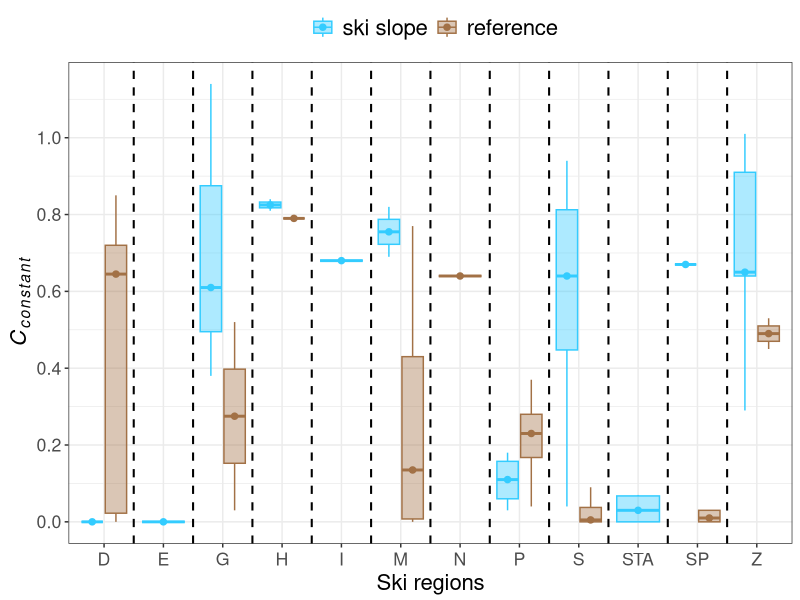

This chart was generated by the following R code:
library("tidyverse")
library("patchwork")

all_dat<- read.csv("dat/raw/all_data.csv",
                   header = T,
                   sep = ",",
                   dec = ".",
                   stringsAsFactors=FALSE) |>
  mutate(toponym = recode_factor(
    project_area,
    "Dobratsch" = "D",
    "Ehrwald" = "E",
    "Golm" = "G",
    "Hauser Kaibling" = "H",
    "Ischgl" = "I",
    "Meran2000" = "M",
    "Nassfeld" = "N",
    "Patscherkofel" = "P",
    "Schladming" = "S",
    "Sankt Anton" = "STA",
    "See in Paznaun" = "SP",
    "Wartschenbach" = "Z"
  ), ski_slope=recode_factor(ski_slope,"yes"="A","no"="B"))

####################################
# Individual boxplots for for ski and none-ski slopes of each ski region
####################################
allplots <- all_dat |>
  select("toponym", "ski_slope", "psi_intervall") 


p1 <- ggplot(allplots, aes(x=toponym, y=psi_intervall,color=as.factor(ski_slope),fill=as.factor(ski_slope)))+
  geom_boxplot(alpha=0.4,outlier.shape=NA,width=0.8)+
  stat_summary(aes(group=as.factor(ski_slope),color=as.factor(ski_slope)),fun=median, geom="point", shape=20, size=3,position=position_dodge2(width= 0.8)) +
  theme_bw()+
  theme(legend.position="top",legend.text=element_text(size=16),text = element_text(size=16),axis.title.y = element_text(angle = 90, vjust = 0.5,size = 16),axis.text.x = element_text(angle = 0,hjust = 0.5, vjust = 0.5),
        axis.title.x = element_text(vjust = 0.5,size = 16),axis.title.y.right = element_text(angle = 0, vjust = 0.5))+
  scale_y_continuous(breaks = scales::breaks_extended(n = 7))+
  labs( x="Ski regions",y = expression(italic(C[constant])))+
  scale_color_manual(values = c("#33ccff", "#A27146"),labels=c("ski slope","reference"), name = "")+
  scale_fill_manual(values = c("#33ccff", "#A27146"),labels=c("ski slope","reference"), name = "")+
  geom_vline(aes(xintercept=1.5),linetype="dashed",colour="black",size=0.7)+
  geom_vline(aes(xintercept=2.5),linetype="dashed",colour="black",size=0.7)+
  geom_vline(aes(xintercept=3.5),linetype="dashed",colour="black",size=0.7)+
  geom_vline(aes(xintercept=4.5),linetype="dashed",colour="black",size=0.7)+
  geom_vline(aes(xintercept=5.5),linetype="dashed",colour="black",size=0.7)+
  geom_vline(aes(xintercept=6.5),linetype="dashed",colour="black",size=0.7)+
  geom_vline(aes(xintercept=7.5),linetype="dashed",colour="black",size=0.7)+
  geom_vline(aes(xintercept=8.5),linetype="dashed",colour="black",size=0.7)+
  geom_vline(aes(xintercept=9.5),linetype="dashed",colour="black",size=0.7)+
  geom_vline(aes(xintercept=10.5),linetype="dashed",colour="black",size=0.7)+
  geom_vline(aes(xintercept=11.5),linetype="dashed",colour="black",size=0.7)

ggsave("plt/fig5.png", plot = p1, device = png, height = 10, width = 19, dpi = 300, units = "cm")
